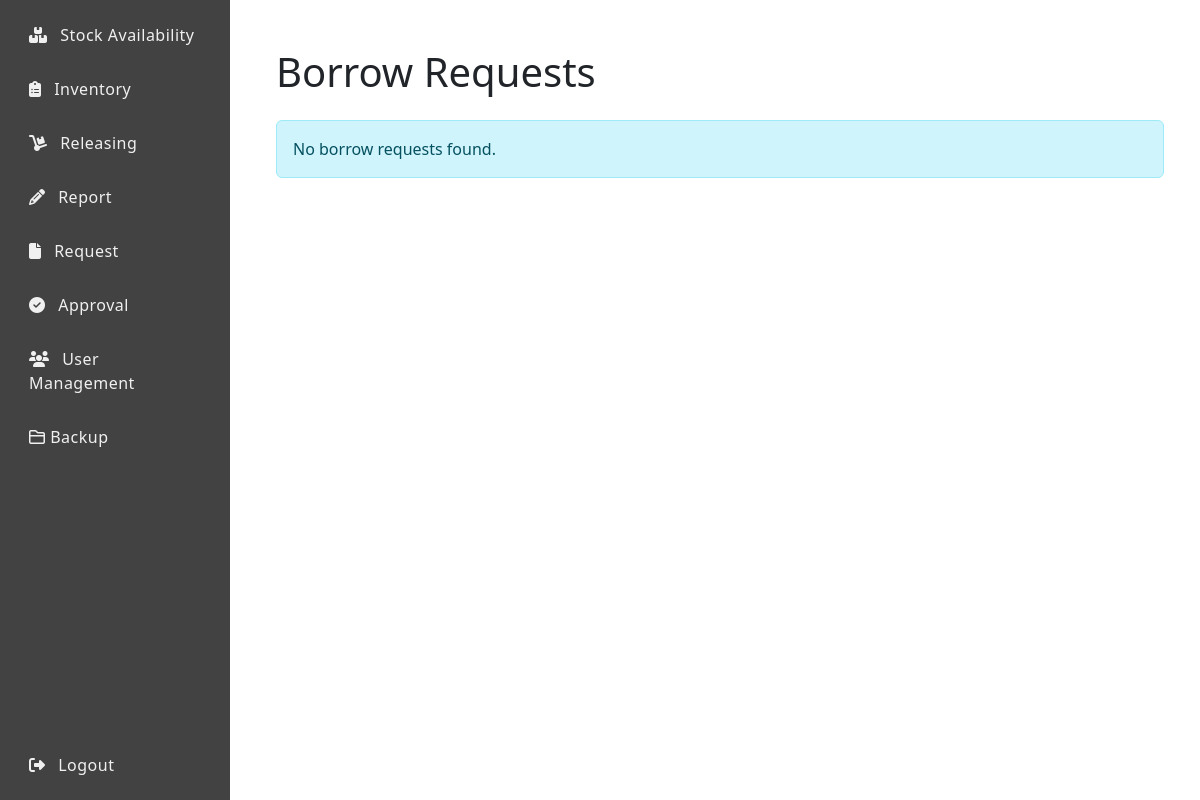
Before: /approval/approval.php with the older database file.
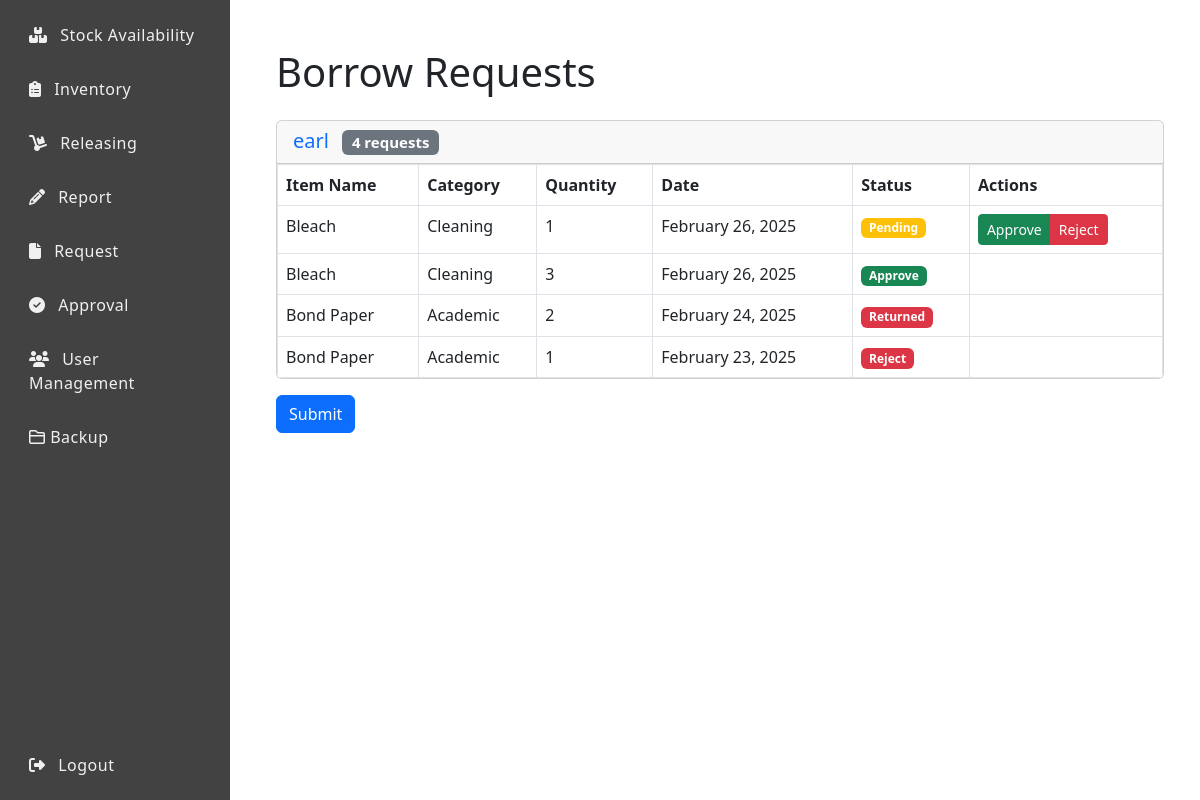
After: the same page with the newer database file.
### tables this page shows
CREATE TABLE `borrow` (
  `borrow_id` int(11) NOT NULL,
  `userId` int(11) NOT NULL,
  `item_id` int(11) NOT NULL,
  `category` enum('equipment','medical','academic','cleaning') NOT NULL,
  `quantity` int(11) NOT NULL,
  `borrow_date` date NOT NULL,
  `expected_return_date` date DEFAULT NULL,
  `status` varchar(20) DEFAULT 'pending'
);

CREATE TABLE `users` (
  `userId` int(11) NOT NULL,
  `username` varchar(255) NOT NULL,
  `password` varchar(255) NOT NULL,
  `role` int(11) DEFAULT 1,
  `created_at` timestamp NOT NULL DEFAULT current_timestamp(),
  `position` varchar(255) DEFAULT NULL
);

### approval/approval.php (the view, shortened to what this page needs)
<?php
include '../config/conn.php';
$borrow_records_sql = "SELECT b.borrow_id, b.userId, u.username, b.item_id, b.category, b.quantity, b.borrow_date, b.status,
                                CASE
                                  WHEN b.category = 'equipment' THEN e.item_name
                                  WHEN b.category = 'academic' THEN a.item_name
                                  WHEN b.category = 'cleaning' THEN c.item_name
                                END AS item_name
                         FROM borrow b
                         LEFT JOIN users u ON b.userId = u.userId
                         LEFT JOIN item_equipment e ON b.item_id = e.item_id AND b.category = 'equipment'
                         LEFT JOIN academic_item a ON b.item_id = a.item_id AND b.category = 'academic'
                         LEFT JOIN cleaning_item c ON b.item_id = c.item_id AND b.category = 'cleaning'
                         ORDER BY u.username ASC, b.borrow_date DESC";
$borrow_stmt = $conn->prepare($borrow_records_sql);
$borrow_stmt->execute();
$borrow_result = $borrow_stmt->get_result();
?>
<!DOCTYPE html>
<html lang="en">
<head>
    <link href="https://cdn.jsdelivr.net/npm/bootstrap@5.3.0/dist/css/bootstrap.min.css" rel="stylesheet">
</head>
<body>
    <div class="d-flex vh-100">
        <?php include '../includes/sidebar.php'; ?>
        <div class="flex-grow-1 p-4">
            <div class="container py-4">
                <h1 class="mb-4">Borrow Requests</h1>
                <form method="POST">
                    <?php
                    if ($borrow_result->num_rows > 0):
                        $requests = array();
                        while ($row = $borrow_result->fetch_assoc()) {
                            $userId = $row['userId'];
                            $requests[$userId][] = $row;
                        }
                        ksort($requests);
                        foreach ($requests as $userId => $userRequests):
                            $borrowerName = htmlspecialchars($userRequests[0]['username']);
                    ?>
                    <div class="card mb-3">
                        <div class="card-header" role="button" data-bs-toggle="collapse"
                             data-bs-target="#user<?php echo $userId; ?>"
                             aria-expanded="true" aria-controls="user<?php echo $userId; ?>">
                            <h5 class="mb-0">
                                <span class="text-primary"><?php echo $borrowerName; ?></span>
                                <span class="badge bg-secondary ms-2"><?php echo count($userRequests); ?> requests</span>
                            </h5>
                        </div>
                        <div id="user<?php echo $userId; ?>" class="collapse show">
                            <div class="card-body p-0">
                                <table class="table table-bordered m-0">
                                    <thead>
                                        <tr>
                                            <th>Item Name</th>
                                            <th>Category</th>
                                            <th>Quantity</th>
                                            <th>Date</th>
                                            <th>Status</th>
                                            <th>Actions</th>
                                        </tr>
                                    </thead>
                                    <tbody>
                                        <?php foreach ($userRequests as $request): ?>
                                        <tr>
                                            <td><?php echo htmlspecialchars($request['item_name']); ?></td>
                                            <td><?php echo ucfirst(htmlspecialchars($request['category'])); ?></td>
                                            <td><?php echo htmlspecialchars($request['quantity']); ?></td>
                                            <td><?php echo date('F j, Y', strtotime($request['borrow_date'])); ?></td>
                                            <td>
                                                <span class="badge bg-<?php echo $request['status'] == 'pending' ? 'warning' : ($request['status'] == 'approve' ? 'success' : 'danger'); ?>">
                                                    <?php echo ucfirst($request['status']); ?>
                                                </span>
                                            </td>
                                            <td>
                                                <?php if($request['status'] == 'pending'): ?>
                                                <div class="btn-group" role="group">
                                                    <button type="submit" name="requests[<?php echo $request['borrow_id']; ?>]" value="approve" class="btn btn-success btn-sm">Approve</button>
                                                    <button type="submit" name="requests[<?php echo $request['borrow_id']; ?>]" value="reject" class="btn btn-danger btn-sm">Reject</button>
                                                </div>
                                                <?php endif; ?>
                                            </td>
                                        </tr>
                                        <?php endforeach; ?>
                                    </tbody>
                                </table>
                            </div>
                        </div>
                    </div>
                    <?php
                        endforeach;
                    else:
                    ?>
                    <div class="alert alert-info">No borrow requests found.</div>
                    <?php endif; ?>
                    <?php if ($borrow_result->num_rows > 0): ?>
                    <button type="submit" class="btn btn-primary">Submit</button>
                    <?php endif; ?>
                </form>
            </div>
        </div>
    </div>
</body>
</html>

### includes/sidebar.php (shortened to what this page needs)
<!DOCTYPE html>
<html lang="eng">
<head>
    <link href="https://cdn.jsdelivr.net/npm/bootstrap@5.3.0/dist/css/bootstrap.min.css" rel="stylesheet">
    <link rel="stylesheet" href="https://cdnjs.cloudflare.com/ajax/libs/font-awesome/6.4.0/css/all.min.css">
</head>
<body>
    <div class="d-flex vh-100 no-print">
        <div class="sidebar p-3 d-flex flex-column">
            <a href="../stocks/academic.php" class="btn text-start mb-3 w-100">
                <i class="fas fa-boxes me-2"></i>
                Stock Availability
            </a>
            <a href="../inventory/inventory.php" class="btn text-start mb-3 w-100">
                <i class="fas fa-clipboard-list me-2"></i>
                Inventory
            </a>
            <a href="../release/release.php" class="btn text-start mb-3 w-100">
                <i class="fas fa-dolly me-2"></i>
                Releasing
            </a>
            <a href="../report/report.php" class="btn text-start mb-3 w-100">
                <i class="fas fa-pencil me-2"></i>
                Report
            </a>
            <a href="../request/request.php" class="btn text-start mb-3 w-100">
                <i class="fas fa-file me-2"></i>
                Request
            </a>
            <a href="../approval/approval.php" class="btn text-start mb-3 w-100">
                <i class="fas fa-check-circle me-2"></i>
                Approval
            </a>
            <a href="../user/user_management.php" class="btn text-start mb-3 w-100">
                <i class="fas fa-users me-2"></i>
                User Management
            </a>
            <a href="../backups/backup.php" class="btn text-start mb-3 w-100">
                <i class="fa-regular fa-folder-closed"></i>
                Backup
            </a>
            <div class="mt-auto">
                <a href="../logout.php" class="btn text-start w-100">
                    <i class="fas fa-sign-out-alt me-2"></i> Logout
                </a>
            </div>
        </div>
    </div>
    <main class="content">
    </main>
</body>
</html>

### includes/sidebar.php (style rules this page uses)
.sidebar { background-color: #424242; width: 230px; transition: background-color 0.3s; }
.sidebar a { text-decoration: none; transition: all 0.3s ease-in-out; font-weight: 500; letter-spacing: 0.5px; font-size: 16px; color: #f0f0f0; }
.sidebar { position: fixed; top: 0; left: 0; height: 100vh; padding: 15px; overflow-y: auto; }
.content { margin-left: 200px; padding: 20px; }

Changed rows visible on the page:
added borrow: userId.username "earl", count($userRequests) "4", item_name "Bond Paper", category "Academic", quantity "1", borrow_date "February 23, 2025", status "Reject"
added borrow: item_name "Bleach", category "Cleaning", quantity "1", borrow_date "February 26, 2025", status "Pending", shown under "earl"
added borrow: item_name "Bleach", category "Cleaning", quantity "3", borrow_date "February 26, 2025", status "Approve", shown under "earl"
added borrow: item_name "Bond Paper", category "Academic", quantity "2", borrow_date "February 24, 2025", status "Returned", shown under "earl"
Other visible differences:
text no longer shown: "No borrow requests found."
text now shown: "Submit"
